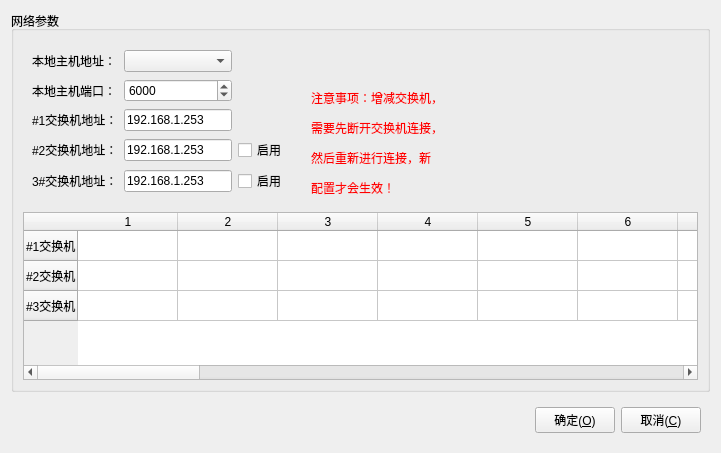
<?xml version="1.0" encoding="UTF-8"?>
<ui version="4.0">
 <class>LocalSettingWindow</class>
 <widget class="QWidget" name="LocalSettingWindow">
  <property name="geometry">
   <rect>
    <x>0</x>
    <y>0</y>
    <width>721</width>
    <height>453</height>
   </rect>
  </property>
  <property name="windowTitle">
   <string>本地设置</string>
  </property>
  <layout class="QVBoxLayout" name="verticalLayout">
   <item>
    <widget class="QGroupBox" name="groupBox">
     <property name="title">
      <string>网络参数</string>
     </property>
     <layout class="QVBoxLayout" name="verticalLayout_2">
      <item>
       <widget class="QWidget" name="widget" native="true">
        <property name="sizePolicy">
         <sizepolicy hsizetype="Preferred" vsizetype="Fixed">
          <horstretch>0</horstretch>
          <verstretch>0</verstretch>
         </sizepolicy>
        </property>
        <layout class="QHBoxLayout" name="horizontalLayout_2">
         <property name="leftMargin">
          <number>0</number>
         </property>
         <property name="topMargin">
          <number>0</number>
         </property>
         <property name="rightMargin">
          <number>0</number>
         </property>
         <property name="bottomMargin">
          <number>0</number>
         </property>
         <item>
          <widget class="QWidget" name="" native="true">
           <layout class="QGridLayout" name="gridLayout">
            <item row="0" column="0">
             <widget class="QLabel" name="label_4">
              <property name="text">
               <string>本地主机地址：</string>
              </property>
             </widget>
            </item>
            <item row="1" column="1">
             <widget class="QSpinBox" name="spinBox_port">
              <property name="minimum">
               <number>1</number>
              </property>
              <property name="maximum">
               <number>65536</number>
              </property>
              <property name="value">
               <number>6000</number>
              </property>
             </widget>
            </item>
            <item row="2" column="1">
             <widget class="QLineEdit" name="lineEdit_switcherIp_1">
              <property name="text">
               <string>192.168.1.253</string>
              </property>
             </widget>
            </item>
            <item row="3" column="1">
             <widget class="QLineEdit" name="lineEdit_switcherIp_2">
              <property name="text">
               <string>192.168.1.253</string>
              </property>
             </widget>
            </item>
            <item row="4" column="2">
             <widget class="QCheckBox" name="checkBox_2">
              <property name="text">
               <string>启用</string>
              </property>
             </widget>
            </item>
            <item row="0" column="1">
             <widget class="QComboBox" name="comboBox_ip">
              <property name="currentText">
               <string/>
              </property>
             </widget>
            </item>
            <item row="1" column="0">
             <widget class="QLabel" name="label_5">
              <property name="text">
               <string>本地主机端口：</string>
              </property>
             </widget>
            </item>
            <item row="3" column="0">
             <widget class="QLabel" name="label_9">
              <property name="text">
               <string>#2交换机地址：</string>
              </property>
             </widget>
            </item>
            <item row="2" column="0">
             <widget class="QLabel" name="label_8">
              <property name="text">
               <string>#1交换机地址：</string>
              </property>
             </widget>
            </item>
            <item row="3" column="2">
             <widget class="QCheckBox" name="checkBox">
              <property name="text">
               <string>启用</string>
              </property>
             </widget>
            </item>
            <item row="4" column="1">
             <widget class="QLineEdit" name="lineEdit_switcherIp_3">
              <property name="text">
               <string>192.168.1.253</string>
              </property>
             </widget>
            </item>
            <item row="4" column="0">
             <widget class="QLabel" name="label_10">
              <property name="text">
               <string>3#交换机地址：</string>
              </property>
             </widget>
            </item>
           </layout>
          </widget>
         </item>
         <item>
          <widget class="QWidget" name="widget_2" native="true">
           <property name="minimumSize">
            <size>
             <width>70</width>
             <height>0</height>
            </size>
           </property>
           <layout class="QVBoxLayout" name="verticalLayout_3">
            <item>
             <spacer name="verticalSpacer_2">
              <property name="orientation">
               <enum>Qt::Vertical</enum>
              </property>
              <property name="sizeHint" stdset="0">
               <size>
                <width>20</width>
                <height>40</height>
               </size>
              </property>
             </spacer>
            </item>
            <item>
             <widget class="QLabel" name="label_tip">
              <property name="styleSheet">
               <string notr="true">color: rgb(255, 0, 0);</string>
              </property>
              <property name="text">
               <string>&lt;html&gt;&lt;head/&gt;&lt;body&gt;&lt;p&gt;注意事项：增减交换机，&lt;/p&gt;&lt;p&gt;需要先断开交换机连接，&lt;/p&gt;&lt;p&gt;然后重新进行连接，新&lt;/p&gt;&lt;p&gt;配置才会生效！&lt;/p&gt;&lt;/body&gt;&lt;/html&gt;</string>
              </property>
             </widget>
            </item>
           </layout>
          </widget>
         </item>
         <item>
          <spacer name="horizontalSpacer_2">
           <property name="orientation">
            <enum>Qt::Horizontal</enum>
           </property>
           <property name="sizeHint" stdset="0">
            <size>
             <width>40</width>
             <height>20</height>
            </size>
           </property>
          </spacer>
         </item>
        </layout>
       </widget>
      </item>
      <item>
       <widget class="QTableWidget" name="tableWidget">
        <property name="selectionMode">
         <enum>QAbstractItemView::SingleSelection</enum>
        </property>
        <property name="columnCount">
         <number>24</number>
        </property>
        <row>
         <property name="text">
          <string>#1交换机</string>
         </property>
        </row>
        <row>
         <property name="text">
          <string>#2交换机</string>
         </property>
        </row>
        <row>
         <property name="text">
          <string>#3交换机</string>
         </property>
        </row>
        <column/>
        <column/>
        <column/>
        <column/>
        <column/>
        <column/>
        <column/>
        <column/>
        <column/>
        <column/>
        <column/>
        <column/>
        <column/>
        <column/>
        <column/>
        <column/>
        <column/>
        <column/>
        <column/>
        <column/>
        <column/>
        <column/>
        <column/>
        <column/>
       </widget>
      </item>
     </layout>
    </widget>
   </item>
   <item>
    <widget class="QWidget" name="widget" native="true">
     <property name="sizePolicy">
      <sizepolicy hsizetype="Preferred" vsizetype="Fixed">
       <horstretch>0</horstretch>
       <verstretch>0</verstretch>
      </sizepolicy>
     </property>
     <layout class="QHBoxLayout" name="horizontalLayout">
      <item>
       <spacer name="horizontalSpacer">
        <property name="orientation">
         <enum>Qt::Horizontal</enum>
        </property>
        <property name="sizeHint" stdset="0">
         <size>
          <width>40</width>
          <height>20</height>
         </size>
        </property>
       </spacer>
      </item>
      <item>
       <widget class="QPushButton" name="pushButton_ok">
        <property name="text">
         <string>确定(&amp;O)</string>
        </property>
       </widget>
      </item>
      <item>
       <widget class="QPushButton" name="pushButton_cancel">
        <property name="text">
         <string>取消(&amp;C)</string>
        </property>
       </widget>
      </item>
     </layout>
    </widget>
   </item>
  </layout>
 </widget>
 <resources/>
 <connections/>
</ui>
